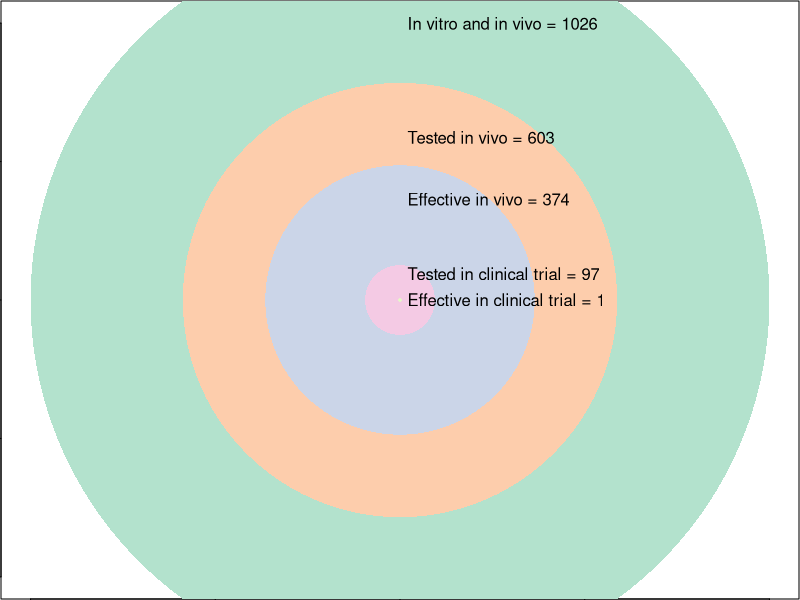
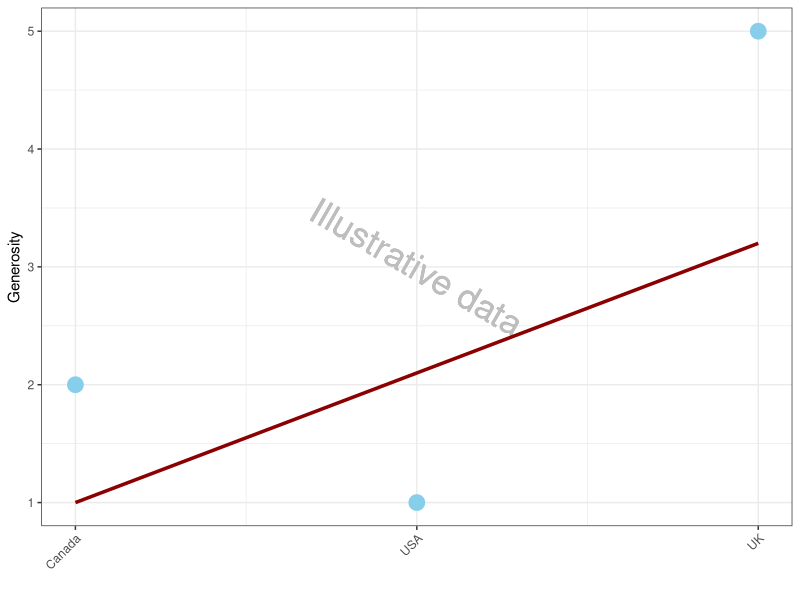
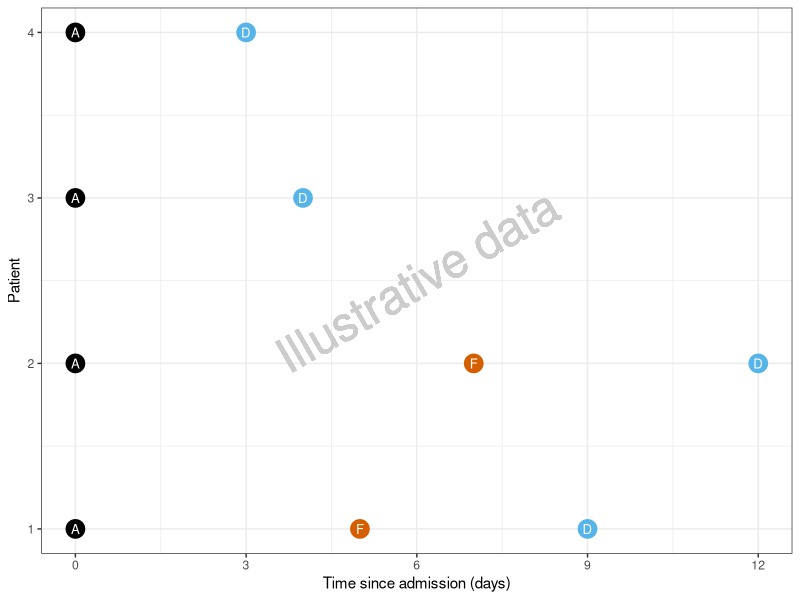

Here is the R script that generated these plots, in order:
## ---- chunk 1
knitr::opts_chunk$set(echo = FALSE, warning=FALSE, message=FALSE, error=FALSE, comment='', dpi=400, fig.align='center')
options(htmltools.dir.version = FALSE)
library(ggplot2)
cbbPalette <- c("#000000", "#E69F00", "#56B4E9", "#009E73", "#F0E442", "#0072B2", "#D55E00", "#CC79A7")
library(dplyr)
## ---- chunk 2
knitr::include_graphics("https://www.bmj.com/content/bmj/351/bmj.h4992/F1.large.jpg")
## ---- chunk 3
knitr::include_graphics("https://raw.githubusercontent.com/agbarnett/talks/master/waste/figures/wasteFive.jpg")
## ---- chunk 4
knitr::include_graphics("https://raw.githubusercontent.com/agbarnett/talks/master/waste/figures/news_story1.png")
## ---- chunk 5
knitr::include_graphics("https://raw.githubusercontent.com/agbarnett/talks/master/waste/figures/news_story2.png")
## ---- chunk 6
library(shape)
library(RColorBrewer)
myCol <- brewer.pal(5, "Pastel2")
jpeg('figures/Macleod_Venn.jpg', width=5, height=5, units='in', res=300, quality = 100)
par(mai=rep(0.01,4))
plot(-1:1, -1:1, type='n', xlab='', ylab='')
shape::plotcircle(mid=c(0,0), r=1, col=myCol[1], lcol=NA) # 1026
shape::plotcircle(mid=c(0,0), r=603/1026, col=myCol[2], lcol=NA) # 603
shape::plotcircle(mid=c(0,0), r=374/1026, col=myCol[3], lcol=NA) # 374
shape::plotcircle(mid=c(0,0), r=97/1026, col=myCol[4], lcol=NA) # 97
shape::plotcircle(mid=c(0,0), r=5/1026, col=myCol[5], lcol=NA) # 1 (had to change radius to 5 because invisible)
text(0.02, 1, 'In vitro and in vivo = 1026', adj=0)
text(0.02, 603/1026, 'Tested in vivo = 603', adj=0)
text(0.02, 374/1026, 'Effective in vivo = 374', adj=0)
text(0.02, 97/1026, 'Tested in clinical trial = 97', adj=0)
text(0.02, 1/1026, 'Effective in clinical trial = 1', adj=0)
invisible(dev.off())
## ---- chunk 7
knitr::include_graphics("https://raw.githubusercontent.com/agbarnett/talks/master/waste/figures/Macleod_Venn.jpg")
## ---- chunk 8
knitr::include_graphics("https://raw.githubusercontent.com/agbarnett/talks/master/AIMOS/figures/justsayinmice.png")
## ---- chunk 9
knitr::include_graphics("https://bmjopen.bmj.com/content/bmjopen/7/3/e012212/F5.large.jpg")
## ---- chunk 10
knitr::include_graphics("https://www.bmj.com/content/bmj/344/bmj.d7292/F2.large.jpg")
## ---- chunk 11
# example plot of categories versus linear
example = data.frame(country = 1:3, category = c(2, 1, 5), linear=c(1,2.1,3.2)) 
gplot = ggplot(data=example, aes(x=country, y=category))+
  geom_text(aes(x=2, y=3, label='Illustrative data'), col='grey', angle=-30, size=9)+
  geom_point(size=5, colour='sky blue')+
  geom_line(aes(x=country, y=linear), size=1.2, colour='dark red')+
  scale_x_continuous(breaks=1:3, labels=c('Canada','USA','UK'))+
  xlab('')+
  ylab('Generosity')+
  theme_bw()+
  theme(axis.text.x = element_text(angle=45, hjust = 1))
jpeg('figures/religious.jpg', width=5, height=2.2, units='in', res=400, quality = 100)
print(gplot)
invisible(dev.off())
## ---- chunk 12
knitr::include_graphics("https://raw.githubusercontent.com/agbarnett/talks/master/waste/figures/religious.jpg")
## ---- chunk 13
knitr::include_graphics("https://raw.githubusercontent.com/agbarnett/talks/master/waste/figures/Grayson1.jpg")
## ---- chunk 14
knitr::include_graphics("https://raw.githubusercontent.com/agbarnett/talks/master/waste/figures/Grayson2.jpg")
## ---- chunk 15
p1 = data.frame(patient=1, times=c(0,5,9), event=0:2)
p2 = data.frame(patient=2, times=c(0,7,12), event=0:2)
p3 = data.frame(patient=3, times=c(0,4), event=c(0,2))
p4 = data.frame(patient=4, times=c(0,3), event=c(0,2))
times = bind_rows(p1, p2, p3, p4)
time.plot = ggplot(data=times, aes(y=patient, x=times, shape=factor(event), color=factor(event)))+
  geom_text(x=6, y=2.5, label='Illustrative data', angle=30, col=grey(0.8), size=12)+
  geom_point(pch=19, size=6, show.legend = FALSE)+
  geom_point(size=3, col='white', show.legend = FALSE)+
  scale_x_continuous(breaks=c(0,3,6,9,12))+
  xlab('Time since admission (days)')+
  ylab('Patient')+
  scale_shape_manual('Event', values=c('A','F','D'))+
  scale_color_manual('Event', values=cbbPalette[c(1,7,3)])+
  theme(plot.margin=unit(c(1,1,1,1),"mm"), legend.position = 'none')+
  theme_bw()
jpeg('figures/patient_times.jpg', width=5, height=2.5, units='in', res=300, quality = 100)
print(time.plot)
invisible(dev.off())
## ---- chunk 16
knitr::include_graphics("https://raw.githubusercontent.com/agbarnett/talks/master/waste/figures/patient_times.jpg")
## ---- chunk 17
knitr::include_graphics("https://raw.githubusercontent.com/agbarnett/talks/master/waste/figures/black_box.jpg")
## ---- chunk 18
knitr::include_graphics("https://raw.githubusercontent.com/agbarnett/talks/master/waste/figures/dichotomania.jpg")
## ---- chunk 19
knitr::include_graphics("https://raw.githubusercontent.com/agbarnett/talks/master/AIMOS/figures/cakes.jpg")
## ---- chunk 20
knitr::include_graphics("https://raw.githubusercontent.com/agbarnett/talks/master/waste/figures/BarnettAppendixFig2.jpg")
## ---- chunk 21
knitr::include_graphics("https://raw.githubusercontent.com/agbarnett/talks/master/AIMOS/figures/SwannTweet1.jpg")
## ---- chunk 22
knitr::include_graphics("https://raw.githubusercontent.com/agbarnett/talks/master/AIMOS/figures/SwannTweet2.jpg")
## ---- chunk 23
knitr::include_graphics("https://raw.githubusercontent.com/agbarnett/talks/master/waste/figures/bushfire_suppression.png")
## ---- chunk 24
knitr::include_graphics("https://www.amstat.org/images/ASAImages/news/Georgiou.jpg")
## ---- chunk 25
knitr::include_graphics("https://www.college-de-france.fr/media/programme-pause/UPL7601742412184807040_logo_PAUSE_pages.jpg")
## ---- chunk 26
knitr::include_graphics("https://www.penguin.co.uk/content/dam/prh/books/294/294857/9780241398630.jpg.transform/PRHDesktopWide_small/image.jpg")
## ---- chunk 27
knitr::include_graphics("http://www.bca.edu.au/images/bannerlarge1.3.gif")
## ---- chunk 28
knitr::include_graphics("https://raw.githubusercontent.com/agbarnett/talks/master/waste/figures/AIMOS.jpg")
## ---- chunk 29
knitr::include_graphics("https://upload.wikimedia.org/wikipedia/commons/1/12/Doug_altman.jpeg")
